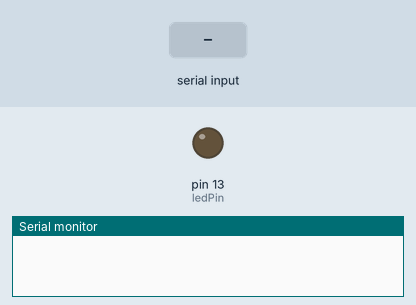
Recording of a sketch running on a simulated Arduino Uno, built with avr-gcc and run on an emulated ATmega328P. Parts: output pins drawn as LEDs (lit = HIGH), the last lines printed to the serial monitor. Inputs (shaded band) come from the test bench.

Above: at 1.2 s.
1.3 s: "90,45\n" received over Serial
At 1.7 s:
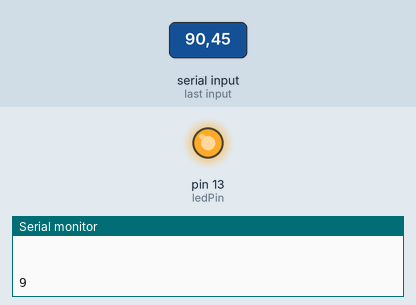
Timing chart, 0 to 10.3 s (numbered marks = the images above; inputs shaded):
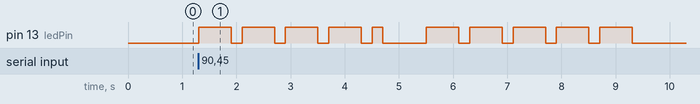

Measured:
- after the input at 1.3 s, pin 13 (ledPin): goes 4 × (HIGH 0.60 s, LOW 0.20 s), HIGH 0.20 s, LOW 0.80 s, 4 × (HIGH 0.60 s, LOW 0.20 s), HIGH 0.60 s, then LOW, starting at once

The sketch:

MorseCode.ino
```cpp
int ledPin = 13;
int dotDelay = 200;

char* letters[] = {
  ".-",     // A
  "-...",   // B
  "-.-.",   // C
  "-..",    // D
  ".",      // E
  "..-.",   // F
  "--.",    // G
  "....",   // H
  "..",     // I
  ".---",   // J
  "-.-",    // K
  ".-..",   // L
  "--",     // M
  "-.",     // N
  "---",    // O
  ".--.",   // P
  "--.-",   // Q
  ".-.",    // R
  "...",    // S
  "-",      // T
  "..-",    // U
  "...-",   // V
  ".--",    // W
  "-..-",   // X
  "-.--",   // Y
  "--.."    // Z
};

char* numbers [] = {
  "-----",   // 0
  ".----",   // 1
  "..---",   // 2
  "...--",   // 3
  "....-",   // 4
  ".....",   // 5
  "-....",   // 6
  "--...",   // 7
  "---..",   // 8
  "----."    // 9
};

void setup() {
  pinMode(ledPin, OUTPUT);

  /*
     Serial is used for communication between the Arduino
     board and a computer or other devices. Begin sets the
     data rate in bits per second (baud)
  */

  Serial.begin(9600);

}

void loop() {
  char ch;

  if (Serial.available()) {
    ch = Serial.read();

    Serial.print(ch);

    /*
       Asci minus A value to get index
       from array
    */

    if ( ch >= 'a' && ch <= 'z') {

      morseCodeSequence(letters[ch - 'a']);
    }
    else if ( ch >= 'A' && ch <= 'Z') {

      morseCodeSequence(letters[ch - 'A']);

    } else if ( ch >= '0' && ch <= '9') {

      morseCodeSequence(numbers[ch - '0']);

    } else if ( ch = ' ') {

      delay(dotDelay * 4);

    }
  } else {
    //new line after character is printed out
    Serial.println(" ");
  }
  Serial.println(" ");
}

void morseCodeSequence(char* sequence) {
  int i = 0;

  while ( sequence[i] != NULL) {
    dotOrDash( sequence[i]);
    i++;
  }
  delay(dotDelay * 3);
}


void dotOrDash( char character) {
  digitalWrite(ledPin, HIGH);
  if (character == '.') {
    delay(dotDelay);
  } else {  //else dash
    delay(dotDelay * 3);
  }
  digitalWrite(ledPin, LOW);
  delay(dotDelay);
}
```
